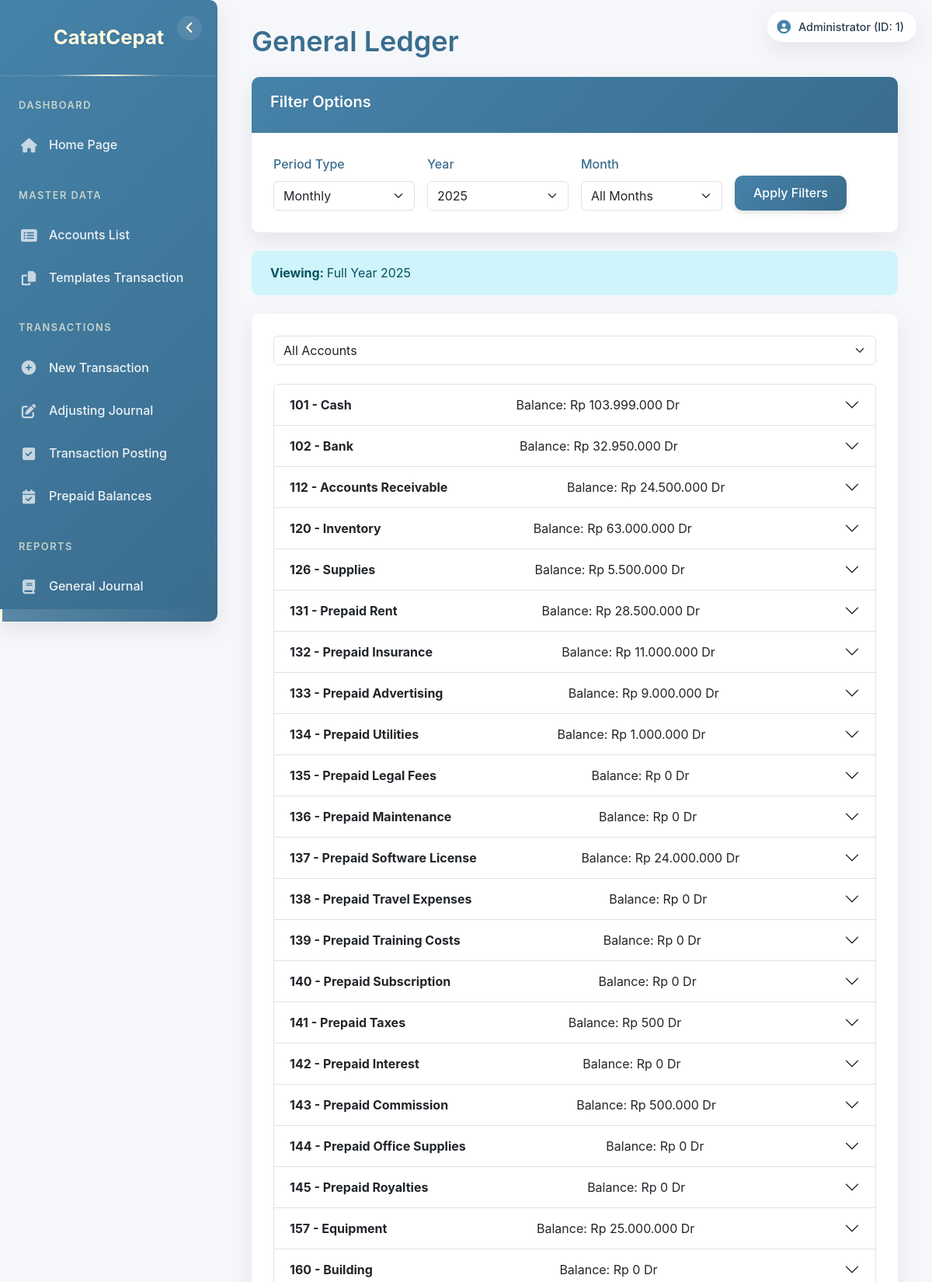
The page /index.php?page=ledger (signed in, upper part) on the database its author committed.
### tables this page shows
CREATE TABLE `users` (
  `id` int NOT NULL,
  `username` varchar(50) NOT NULL,
  `password` varchar(255) NOT NULL,
  `nama_lengkap` varchar(100) DEFAULT NULL,
  `roles` varchar(10) NOT NULL
);

CREATE TABLE `akun` (
  `id_akun` int NOT NULL,
  `nama_akun` varchar(100) NOT NULL,
  `aktiva_pasiva` varchar(1) NOT NULL
);

### pages/ledger.php (the view, shortened to what this page needs)
<?php
$filter_year = isset($_GET['year']) ? $_GET['year'] : date('Y');
$filter_month = isset($_GET['month']) ? $_GET['month'] : '';
$filter_period = isset($_GET['period']) ? $_GET['period'] : 'monthly';
$accountFilter = isset($_GET['account']) ? $_GET['account'] : null;
$years_query = "SELECT DISTINCT YEAR(tgl_transaksi) as year FROM transaksi ORDER BY year DESC";
$years_result = $conn->query($years_query);
$available_years = [];
if ($years_result->num_rows > 0) {
    while ($year_row = $years_result->fetch_assoc()) {
        $available_years[] = $year_row['year'];
    }
}
?>
<div class="row">
    <div class="col-md-12">
        <h1 class="mb-4">General Ledger</h1>
        <div class="card mb-4">
            <div class="card-header">
                <h5>Filter Options</h5>
            </div>
            <div class="card-body">
                <form method="get" action="index.php" class="row g-3">
                    <div class="col-md-3">
                        <label for="period" class="form-label">Period Type</label>
                        <select name="period" id="period" class="form-select" onchange="toggleMonthVisibility()">
                            <option value="monthly" <?php echo ($filter_period == 'monthly') ? 'selected' : ''; ?>>Monthly</option>
                        </select>
                    </div>
                    <div class="col-md-3">
                        <label for="year" class="form-label">Year</label>
                        <select name="year" id="year" class="form-select">
                            <?php foreach ($available_years as $year): ?>
                                <option value="<?php echo $year; ?>" <?php echo ($year == $filter_year) ? 'selected' : ''; ?>>
                                    <?php echo $year; ?>
                                </option>
                            <?php endforeach; ?>
                        </select>
                    </div>
                    <div class="col-md-3" id="month-selector" <?php echo ($filter_period == 'yearly') ? 'style="display:none;"' : ''; ?>>
                        <label for="month" class="form-label">Month</label>
                        <select name="month" id="month" class="form-select">
                            <option value="">All Months</option>
                        </select>
                    </div>
                    <div class="col-md-3 d-flex align-items-end">
                        <button type="submit" class="btn btn-primary">Apply Filters</button>
                    </div>
                </form>
            </div>
        </div>
        <div class="alert alert-info">
            <strong>Viewing: </strong>
            <?php
            if ($filter_period == 'monthly' && !empty($filter_month)) {
                $month_name = date('F', mktime(0, 0, 0, $filter_month, 1));
                echo $month_name . ' ' . $filter_year;
            } else {
                echo 'Full Year ' . $filter_year;
            }
            ?>
        </div>
        <div class="card">
            <div class="card-body">
                <div class="mb-4">
                    <select id="accountFilter" class="form-select" onchange="window.location.href='index.php?page=ledger&account='+this.value+'&period=<?php echo $filter_period; ?>&year=<?php echo $filter_year; ?>&month=<?php echo $filter_month; ?>'">
                        <option value="">All Accounts</option>
                    </select>
                </div>
                <?php
                $result = $conn->query("CALL GetBukuBesar()");
                $ledgerData = [];
                $accountDetails = [];
                if ($result) {
                    while ($row = $result->fetch_assoc()) {
                        if (!isset($ledgerData[$row['nama_akun']])) {
                            $ledgerData[$row['nama_akun']] = [];
                        }
                        $ledgerData[$row['nama_akun']][] = $row;
                    }
                }
                if ($accountFilter) {
                    if (isset($accountDetails[$accountFilter])) {
                        $account = $accountDetails[$accountFilter];
                        echo "<h3>" . $accountFilter . " - " . $account['nama_akun'] . "</h3>";
                        $normalBalance = ($account['aktiva_pasiva'] == 'A') ? 'D' : 'K';
                        echo "<div class='table-responsive'>
                                <table class='table table-striped table-hover'>
                                    <thead>
                                        <tr>
                                            <th>Date</th>
                                            <th>Description</th>
                                            <th class='right-align'>Debit (Rp)</th>
                                            <th class='right-align'>Credit (Rp)</th>
                                            <th class='right-align'>Balance (Rp)</th>
                                        </tr>
                                    </thead>
                                    <tbody>";
                        $balance = 0;
                        $accountName = $account['nama_akun'];
                        if (isset($ledgerData[$accountName]) && !empty($ledgerData[$accountName])) {
                            foreach ($ledgerData[$accountName] as $row) {
                                if ($row['Debit'] > 0) {
                                    if ($normalBalance == 'D') {
                                        $balance += $row['Debit'];
                                    } else {
                                        $balance -= $row['Debit'];
                                    }
                                    $debit = $row['Debit'];
                                    $credit = '';
                                } else {
                                    if ($normalBalance == 'K') {
                                        $balance += $row['Kredit'];
                                    } else {
                                        $balance -= $row['Kredit'];
                                    }
                                    $debit = '';
                                    $credit = $row['Kredit'];
                                }
                                echo "<tr>";
                                echo "<td>" . $row['bulan'] . " " . $row['tanggal'] . "</td>";
                                echo "<td>" . $row['nama_transaksi'] . "</td>";
                                echo "<td class='right-align'>" . ($debit ? number_format($debit, 0, ',', '.') : '') . "</td>";
                                echo "<td class='right-align'>" . ($credit ? number_format($credit, 0, ',', '.') : '') . "</td>";
                                echo "<td class='right-align'>" . number_format(abs($balance), 0, ',', '.') . " " .
                                    ($balance < 0 ? ($normalBalance == 'D' ? 'Kr' : 'Dr') : ($normalBalance == 'D' ? 'Dr' : 'Kr')) . "</td>";
                                echo "</tr>";
                            }
                        } else {
                            echo "<tr><td colspan='5'>No transactions found for this account in the selected period</td></tr>";
                        }
                        echo "</tbody></table></div>";
                    } else {
                        echo "<div class='alert alert-danger'>Invalid account selected</div>";
                    }
                } else {
                    $sql = "SELECT * FROM akun ORDER BY id_akun";
                    $result = $conn->query($sql);
                    if ($result->num_rows > 0) {
                        echo "<div class='accordion' id='ledgerAccordion'>";
                        while ($accountRow = $result->fetch_assoc()) {
                            $accountId = $accountRow['id_akun'];
                            $accountName = $accountRow['nama_akun'];
                            $normalBalance = ($accountRow['aktiva_pasiva'] == 'A') ? 'D' : 'K';
                            $balance = 0;
                            $hasTransactions = isset($ledgerData[$accountName]) && !empty($ledgerData[$accountName]);
                            if ($hasTransactions) {
                                foreach ($ledgerData[$accountName] as $txRow) {
                                    if ($txRow['Debit'] > 0) {
                                        if ($normalBalance == 'D') {
                                            $balance += $txRow['Debit'];
                                        } else {
                                            $balance -= $txRow['Debit'];
                                        }
                                    } else {
                                        if ($normalBalance == 'K') {
                                            $balance += $txRow['Kredit'];
                                        } else {
                                            $balance -= $txRow['Kredit'];
                                        }
                                    }
                                }
                            }
                            echo "<div class='accordion-item'>
                                    <h2 class='accordion-header' id='heading" . $accountId . "'>
                                        <button class='accordion-button collapsed' type='button' data-bs-toggle='collapse'
                                                data-bs-target='#collapse" . $accountId . "' aria-expanded='false' aria-controls='collapse" . $accountId . "'>
                                            <strong>" . $accountId . " - " . $accountName . "</strong>
                                            <span class='ms-auto'>Balance: Rp " . number_format(abs($balance), 0, ',', '.') . " " .
                                ($balance < 0 ? ($normalBalance == 'D' ? 'Kr' : 'Dr') : ($normalBalance == 'D' ? 'Dr' : 'Kr')) . "</span>
                                        </button>
                                    </h2>
                                    <div id='collapse" . $accountId . "' class='accordion-collapse collapse' aria-labelledby='heading" . $accountId . "' data-bs-parent='#ledgerAccordion'>
                                        <div class='accordion-body'>
                                            <div class='table-responsive'>
                                                <table class='table table-sm table-bordered'>
                                                    <thead>
                                                        <tr>
                                                            <th>Date</th>
                                                            <th>Description</th>
                                                            <th class='right-align'>Debit (Rp)</th>
                                                            <th class='right-align'>Credit (Rp)</th>
                                                        </tr>
                                                    </thead>
                                                    <tbody>";
                            echo "</tbody></table>
                                    </div>
                                    <div class='mt-2'>
                                        <a href='index.php?page=ledger&account=" . $accountId . "&period=" . $filter_period . "&year=" . $filter_year . "&month=" . $filter_month . "' class='btn btn-sm btn-primary'>View Full Ledger</a>
                                    </div>
                                </div>
                            </div>
                        </div>";
                        }
                        echo "</div>";
                    } else {
                        echo "<div class='alert alert-info'>No accounts found</div>";
                    }
                }
                ?>
            </div>
        </div>
    </div>
</div>

### index.php (shortened to what this page needs)
<?php
include "config/connect.php";
$page = isset($_GET['page']) ? $_GET['page'] : 'home';
$user_id = 0;
$nama_lengkap = $_SESSION['nama_lengkap'] ?? $_SESSION['username'];
$username = $_SESSION['username'];
$sql = "SELECT id FROM users WHERE username = ?";
$stmt = $conn->prepare($sql);
$stmt->bind_param("s", $username);
$stmt->execute();
$result = $stmt->get_result();
if ($user = $result->fetch_assoc()) {
    $user_id = $user['id'];
}
?>
<!DOCTYPE html>
<html lang="en">
<head>
    <link href="https://cdn.jsdelivr.net/npm/bootstrap@5.3.0-alpha1/dist/css/bootstrap.min.css" rel="stylesheet">
    <link rel="stylesheet" href="https://cdnjs.cloudflare.com/ajax/libs/font-awesome/6.4.0/css/all.min.css">
    <link rel="stylesheet" href="style.css">
</head>
<body>
    <div class="user-info">
        <i class="fas fa-user-circle"></i>
        <span><?php echo htmlspecialchars($nama_lengkap); ?> (ID: <?php echo htmlspecialchars($user_id); ?>)</span>
    </div>
    <div class="sidebar" id="sidebar">
        <button class="minimize-toggle" id="minimizeToggle">
            <i class="fas fa-angle-left"></i>
        </button>
        <div class="sidebar-brand">
            <span class="brand-full">CatatCepat</span>
        </div>
        <ul class="sidebar-nav">
            <li class="nav-section-title">Dashboard</li>
            <li class="nav-item">
                <a class="nav-link <?php echo $page == 'home' ? 'active' : ''; ?>" href="index.php">
                    <i class="fas fa-home"></i>
                    <span>Home Page</span>
                </a>
            </li>
            <li class="nav-section-title">Master Data</li>
            <li class="nav-item">
                <a class="nav-link <?php echo $page == 'accounts' ? 'active' : ''; ?>" href="index.php?page=accounts">
                    <i class="fas fa-list-alt"></i>
                    <span>Accounts List</span>
                </a>
            </li>
            <li class="nav-item">
                <a class="nav-link <?php echo $page == 'reaksi' ? 'active' : ''; ?>" href="index.php?page=reaksi">
                    <i class="fas fa-copy"></i>
                    <span>Templates Transaction</span>
                </a>
            </li>
            <li class="nav-section-title">Transactions</li>
            <li class="nav-item">
                <a class="nav-link <?php echo $page == 'input_transaction' ? 'active' : ''; ?>" href="index.php?page=input_transaction">
                    <i class="fas fa-plus-circle"></i>
                    <span>New Transaction</span>
                </a>
            </li>
            <li class="nav-item">
                <a class="nav-link <?php echo $page == 'adjusting_journal' ? 'active' : ''; ?>" href="index.php?page=adjusting_journal">
                    <i class="fas fa-edit"></i>
                    <span>Adjusting Journal</span>
                </a>
            </li>
            <li class="nav-item">
                <a class="nav-link <?php echo $page == 'posting' ? 'active' : ''; ?>" href="index.php?page=posting">
                    <i class="fas fa-check-square"></i>
                    <span>Transaction Posting</span>
                </a>
            </li>
            <li class="nav-item">
                <a class="nav-link <?php echo $page == 'prepaid_balances' ? 'active' : ''; ?>" href="index.php?page=prepaid_balances">
                    <i class="fas fa-calendar-check"></i>
                    <span>Prepaid Balances</span>
                </a>
            </li>
            <li class="nav-section-title">Reports</li>
            <li class="nav-item">
                <a class="nav-link <?php echo $page == 'journal' ? 'active' : ''; ?>" href="index.php?page=journal">
                    <i class="fas fa-book"></i>
                    <span>General Journal</span>
                </a>
            </li>
            <li class="nav-item">
                <a class="nav-link <?php echo $page == 'ledger' ? 'active' : ''; ?>" href="index.php?page=ledger">
                    <span>General Ledger</span>
                </a>
            </li>
        </ul>
    </div>
    <div class="main-content">
        <div class="container-fluid">
            <?php
            switch ($page) {
                case 'ledger':
                    include 'pages/ledger.php';
                    break;
            }
            ?>
        </div>
    </div>
</body>
</html>

### rows shown on the page
users: id "1"
akun: id_akun "101", nama_akun "Cash", balance "103.999.000", aktiva_pasiva "Dr"
akun: id_akun "102", nama_akun "Bank", balance "32.950.000", aktiva_pasiva "Dr"
akun: id_akun "112", nama_akun "Accounts Receivable", balance "24.500.000", aktiva_pasiva "Dr"
akun: id_akun "120", nama_akun "Inventory", balance "63.000.000", aktiva_pasiva "Dr"
akun: id_akun "126", nama_akun "Supplies", balance "5.500.000", aktiva_pasiva "Dr"
akun: id_akun "131", nama_akun "Prepaid Rent", balance "28.500.000", aktiva_pasiva "Dr"
akun: id_akun "132", nama_akun "Prepaid Insurance", balance "11.000.000", aktiva_pasiva "Dr"
akun: id_akun "133", nama_akun "Prepaid Advertising", balance "9.000.000", aktiva_pasiva "Dr"
akun: id_akun "134", nama_akun "Prepaid Utilities", balance "1.000.000", aktiva_pasiva "Dr"
akun: id_akun "135", nama_akun "Prepaid Legal Fees", balance "0", aktiva_pasiva "Dr"
akun: id_akun "136", nama_akun "Prepaid Maintenance", balance "0", aktiva_pasiva "Dr"
akun: id_akun "137", nama_akun "Prepaid Software License", balance "24.000.000", aktiva_pasiva "Dr"
akun: id_akun "138", nama_akun "Prepaid Travel Expenses", balance "0", aktiva_pasiva "Dr"
akun: id_akun "139", nama_akun "Prepaid Training Costs", balance "0", aktiva_pasiva "Dr"
akun: id_akun "140", nama_akun "Prepaid Subscription", balance "0", aktiva_pasiva "Dr"
akun: id_akun "141", nama_akun "Prepaid Taxes", balance "500", aktiva_pasiva "Dr"
akun: id_akun "142", nama_akun "Prepaid Interest", balance "0", aktiva_pasiva "Dr"
akun: id_akun "143", nama_akun "Prepaid Commission", balance "500.000", aktiva_pasiva "Dr"
akun: id_akun "144", nama_akun "Prepaid Office Supplies", balance "0", aktiva_pasiva "Dr"
akun: id_akun "145", nama_akun "Prepaid Royalties", balance "0", aktiva_pasiva "Dr"
akun: id_akun "157", nama_akun "Equipment", balance "25.000.000", aktiva_pasiva "Dr"
akun: id_akun "160", nama_akun "Building", balance "0", aktiva_pasiva "Dr"

### other values the page prints
$nama_lengkap "Administrator"
$filter_year "2025"
form field year "2025"
